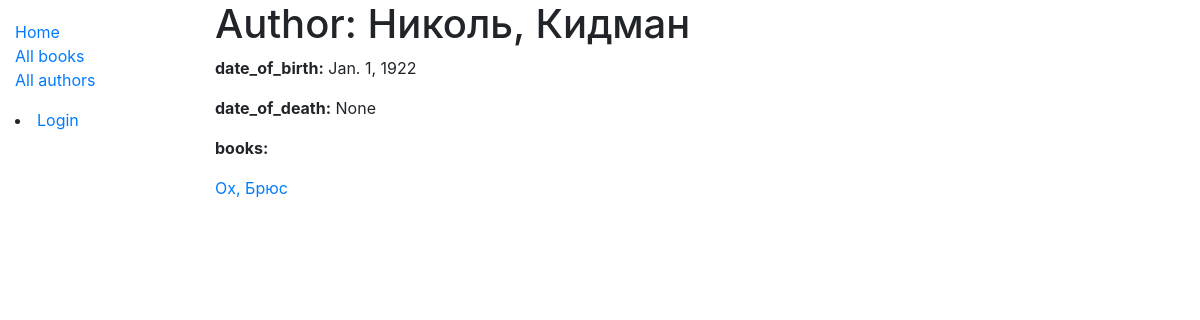
The page /catalog/author/1 on the database as committed earlier.
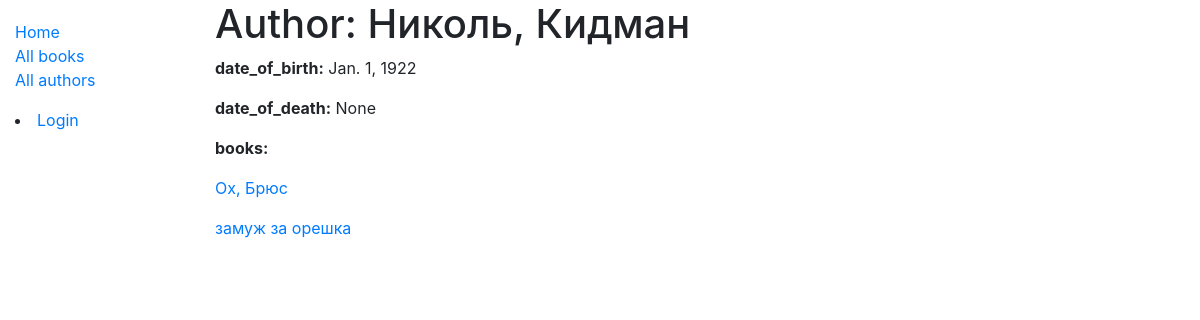
The same page on the database as committed later.
### catalog/models.py (models this page shows, shortened)
class Book(models.Model):
    title = models.CharField(max_length=200)
    author = models.ForeignKey('Author', on_delete=models.SET_NULL, null=True)
    summary = models.TextField(max_length=1000, help_text='Enter a brief description of the book')
    isbn = models.CharField('ISBN', max_length=13,
                            help_text='13 Character <a href="https://www.isbn-international.org/content/what-isbn">ISBN number</a>')
    genre = models.ManyToManyField(Genre, help_text='Select a genre for this book')
    def display_genre(self):
        """Create a string for the Genre. This is required to display genre in Admin."""
        return ', '.join(genre.name for genre in self.genre.all()[:3])
    display_genre.short_description = 'Genre'

### catalog/views.py (the view)
# urls.py: path('author/<int:pk>', views.AuthorDetailView.as_view(), name='author-detail'),
class AuthorDetailView(generic.DetailView):
    model = Author

### catalog/templates/catalog/author_detail.html (shortened to what this page needs)
{% extends "base_generic.html" %}
{% block content %}
  <h1>Author: {{ author.first_name }}, {{ author.last_name }}</h1>
  <p><strong>date_of_birth:</strong> {{ author.date_of_birth }}</p>
  <p><strong>date_of_death:</strong> {{ author.date_of_death }}</p>
<p><strong>books:</strong>
    {% for book in author.book_set.all %}
   </p> <a href="{% url 'book-detail' book.pk %}">{{ book.title }}</a></p>
 {% endfor %}
{% endblock %}

Rows that differ between the two databases and show on the page:
added Book: title "замуж за орешка"
